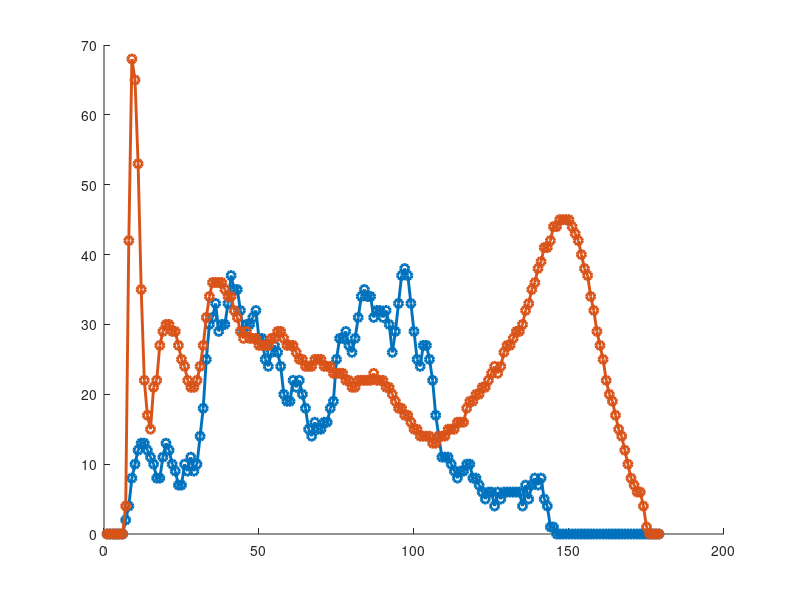

Recreate this plot in MATLAB. (Note: this script raises an error after producing the figure.)
%% This is fig 2
% We pulled these values using a digitizer from the paper. We then are
% roundig the values and aligning the start time.
HancEst = [ 4, 42.04811587	68.11363647	64.85199193	53.28958153	35.20582929	21.53714466	17.23602838	15.48522603	21.14114114	21.67989577	27.17547761	29.44210485	29.96756698	29.77066905	29.29566638	29.08429785	26.91153177	24.75374596	23.86256163	22.37410606	21.24524131	21.1760635	21.59880057	24.08675797	27.25377808	31.06007332	33.5784549	35.63866886	36.27627628	36.27627628	35.78227712	34.74657131	34.1437124	33.61529107	32.1672988	30.66290886	29.15938619	28.41319376	28.5118324	28.45729382	27.97330468	27.64450918	26.84784277	26.51655522	26.78278673	27.39927827	27.86786787	28.02510906	28.61694096	28.69313454	28.06515795	27.02945213	26.72054761	26.50917907	25.82621897	25.10452337	24.53545424	24.09830302	23.78125022	23.7518271	24.58409072	25.41635433	24.98182274	23.87213793	23.54354354	23.54354354	23.42009167	23.27081868	23.02422206	22.75502675	22.38513181	22.34234234	20.70911364	21.1951109	21.63028141	22.06545191	22.21815336	21.87671188	21.80871592	22.5485058	22.32595964	22.03436666	21.63084493	21.19308804	20.69989479	19.68789111	18.99554931	18.4274127	17.98353878	17.41145021	16.72856726	15.79655397	14.84143937	14.6564919	14.47154444	14.41441441	14.41441441	13.92748484	13.45345345	13.45345345	13.61561856	13.86221518	14.45856755	15.19835742	15.37537538	15.41223377	15.68124827	15.98566535	16.42421717	18.11516548	18.64522213	19.06795919	19.53594243	20.02913568	20.59075865	21.19295287	22.16608361	23.39325333	23.64408001	23.34816407	24.37925403	25.64746523	26.56444039	27.22203139	27.87962239	28.61924821	29.40255512	30.18586203	31.59041222	33.45252764	34.86320882	35.84076797	37.64914313	39.14929313	40.51505903	41.18937973	41.95739186	44.17676149	44.49646112	44.79237706	45.08829301	44.89136044	44.5214655	44.15157056	43.39684471	42.20244656	39.6660241	38.45365036	37.3968077	34.4214318	31.55651473	29.1167772	26.81528357	24.96580896	22.28343216	20.10383233	18.87084922	17.26563086	15.35807532	13.50860065	11.87384732	10.26930462	8.345851034	6.853430337	6.008954459	5.553699158	4.234779779	1.386437981	0	0	0 0 ]';
HancEst = round(HancEst);
HancEst = [ 0,0,0,0,0,0,HancEst']';

% we run with no density first
% After the 50 runs this was pulled as the best value
% comes from pargamr(44,4:6) any iF

parm = [9.7493   16.9528    0.7998];
for iii = 1
    
   

g1 = parm(1);
g2 = parm(2);
if g1 < 1;
g1 = 1;
elseif g1 > 35
    g1 = 35;
end

if g2 < 0.5
   g2 = 0.5; 
end

% Shape is mean/scale ,   Scale = var/mean
thet = g2/g1; % Scale 
nu = g1/thet; % shape'



%ff2 =  1; % no density
t = 195;
% Here is the differenc in days for hatching
Lhatchdif = [4	5	2	5	2	3	2	2	3	2	2	3	2	2	3	2	2	3	2	2	3	2	2	3	2	2	3	2	2	3	2	2	3	2	2	3	2	2	3	2	2	3	2	2	3	2	2	3	2	2	3	2	2]';

% This is the number that hatched for a given cohort
Lhatch = [100, 592	609	405	427	343	332	186	784	1192	609	893	1198	887	429	1286	436	765	784	491	435	775	353	254	598	375	618	1134	465	913	1114	1003	572	1091	559	1140	1192	431	773	766	258	273	315	147	388	193	163	44	260	111	203	139	185	88	361]';


% 
%Lhatchday = [ 17	21	26	28	33	35	38	40	42	45	47	49	52	54	56	59	61	63	66	68	70	73	75	77	80	82	84	87	89	91	94	96	98	101	103	105	108	110	112	115	117	119	122	124	126	129	131	133	136	138	140	143	145	147]';


if parm(3) < 0.1
    parm(3)=0.1;
elseif parm(3) >0.99
    parm(3)=0.99;
end
sk2 = [1; parm(3).*ones(179,1)];





%pd = makedist('Exponential',mu); 
x = 0:60;

yy = gamcdf(x, nu, thet);

% Now since each cohort is born on a different day I just made a matrix
% starting the gamma distribution four days after birth in order that
% pupation does not begin until after day 5
yy2 = zeros(53, 191);
yy2(1, 1:61) = yy;
k1 = 1;
k2 = 61;
for j =2:54
    k = Lhatchdif(j-1);
yy2(j, (k1 +k):(k+ k2)) = yy;
k1 = k + k1;
k2 = k + k2;
end
yy2 = [zeros(54,3) yy2];

% Now I am setting up for the simulation

 n = 54;

 y = zeros(n, t-16);
 
 cohort = zeros(n,t-16);
 j = 17;

    
  for k = 2:n
      % this adds in a new cohort on the correct day
   cohort(k-1,j-16) = Lhatch(k);     
   
   

   for i = 1:Lhatchdif(k-1)
       if( j < t  )
  j = j+1;

  
  % This is the amount pupated per cohort
   y(1:n,j-17) = round(cohort(1:n,j-17).*yy2(1:n,j-17).*sk2(j-16)); 
   
   % This is the new amount
   cohort(:,j-16) = round(cohort(:,j-17).*sk2(j-16) - y(1:n,j-17));
       
       end
   end  
   
  end
  
  cohort(n,j-16) = Lhatch(n+1);
  
  while( j < t)
  % this is the same thing but after there is no new cohorts
  j = j+1;
  
     
     
    

 
  
   y(1:n,j-17) = round(cohort(1:n,j-17).*yy2(1:n,j-17).*sk2(j-16)); 
   
   cohort(:,j-16) = round(cohort(:,j-17).*sk2(j-16) - y(1:n,j-17));
   
  end
   y = sum(y);
y = y(1:end)';  
end

Gamonly = y;

% this was pulled directly from data
ydata = [0 0 0 0 0 0 4	30	72	55	61	21	16	13	38	21	16	12	36	46	27	35	28	15	36	30	25	15	16	17	7	21	15	34	44	52	69	35	23	36	31	11	21	28	17	41	23	41	27	37	28	9	19	22	36	24	50	48	13	10	18	35	23	34	31	9	17	22	31	23	25	48	14	13	22	18	28	26	25	19	12	20	29	22	35	25	16	7	25	12	25	24	35	18	18	24	9	7	19	24	10	12	12	23	8	7	18	8	5	18	27	25	26	14	19	8	8	6	8	8	14	22	19	33	30	30	32	35	23	8	23	19	26	43	37	38	23	38	48	25	35	38	33	27	57	48	68	65	49	41	41	39	43	20	27	29	38	31	41	38	38	54	35	42	26	9	7	2	7	3	1	1	0	1	0	0 0	0	0 ]';


hold on
plot(1:179, Gamonly,'o-', 'LineWidth', 2.1)

plot(1:179, HancEst,'o-', 'LineWidth', 2.1)

plot(1:179, ydata,'o-',  'MarkerSize', 5,  'MarkerFace','[0.9290    0.6940    0.1250]')

legend('No Density', 'Hancock', 'Data')
xlabel('Days')
ylabel('Pupation Total')
set(gca, 'FontSize', 25)


%% I have included all the runs in the data set so that none of it needs to be run as this takes a long time

load('FunctionRuns')
% here is for fig 3, using data run


m54 = zeros(19,1);
m64 = zeros(19,1);
m74 = zeros(19,1);
m84 = zeros(19,1);
m94 = zeros(19,1);
m34 = zeros(19,1);
m44 = zeros(19,1);



for i = 1:19
m54(i) = min(par5fms4((50*(i-1) + 1):50*i,3));

m64(i) = min(par6fms4((50*(i-1) + 1):50*i,3));

m74(i)= min(par7fms4((50*(i-1) + 1):50*i,3));

m84(i) = min(par8fms4((50*(i-1) + 1):50*i,3));

m94(i) = min(par9fms4((50*(i-1) + 1):50*i,3));

m44(i) = min(par4fms4((50*(i-1) + 1):50*i,3));

m34(i) = min(par3fms4((50*(i-1) + 1):50*i,3));


end

m5 = zeros(19,1);
m6 = zeros(19,1);
m7 = zeros(19,1);
m8 = zeros(19,1);
m9 = zeros(19,1);
m3 = zeros(19,1);
m4 = zeros(19,1);



for i = 1:19
m5(i) = min(par5fms2rd((50*(i-1) + 1):50*i,3));

m6(i)= min(par6fms2rd((50*(i-1) + 1):50*i,3));

m7(i) = min(par7fms2rd((50*(i-1) + 1):50*i,3));

m8(i) = min(par8fms2rd((50*(i-1) + 1):50*i,3));

m9(i) = min(par9fmsr((50*(i-1) + 1):50*i,3));

m4(i) = min(par4fms2rd((50*(i-1) + 1):50*i,3));

m3(i) = min(par3fms2rd((50*(i-1) + 1):50*i,3));

end


m5s = zeros(19,1);
m6s = zeros(19,1);
m7s = zeros(19,1);
m8s = zeros(19,1);
m9s = zeros(19,1);
m3s = zeros(19,1);
m4s = zeros(19,1);



for i = 1:19
m5s(i)= min(par5fmsSr1((50*(i-1) + 1):50*i,3));

m6s(i) = min(par6fmsSr1((50*(i-1) + 1):50*i,3));

m7s(i) = min(par7fmsSr1((50*(i-1) + 1):50*i,3));

m8s(i) = min(par8fmsSr1((50*(i-1) + 1):50*i,3));

m9s(i) = min(par9fmsSr1((50*(i-1) + 1):50*i,3));

m4s(i)= min(par4fmsSr1((50*(i-1) + 1):50*i,3));

m3s(i) = min(par3fmsSr1((50*(i-1) + 1):50*i,3));


end


m5s4 = zeros(19,1);
m6s4 = zeros(19,1);
m7s4 = zeros(19,1);
m8s4 = zeros(19,1);
m9s4 = zeros(19,1);
m3s4 = zeros(19,1);
m4s4 = zeros(19,1);

s54 = zeros(19,1);
s44 = zeros(19,1);

for i = 1:19
m5s4(i) = min(par5fmsS4r((50*(i-1) + 1):50*i,3));

m6s4(i) = min(par6fmsS4r((50*(i-1) + 1):50*i,3));

m7s4(i) = min(par7fmsS4r((50*(i-1) + 1):50*i,3));

m8s4(i) = min(par8fmsS4r((50*(i-1) + 1):50*i,3));

m9s4(i) = min(par9fmsS4r((50*(i-1) + 1):50*i,3));

m4s4(i) = min(par4fmsS4r((50*(i-1) + 1):50*i,3));

m3s4(i) = min(par3fmsS4r((50*(i-1) + 1):50*i,3));


end



%
%figure
c = char({'1a','1b','1c','2a','2b','2c','2d','1a','1b','1c','2a','2b','2c','2d', 'None', 'Hancock'});

day1 = [ m5(1), m4(1), m6(1), m3(1), m8(1), m7(1), m9(1), m54(1), m44(1), m64(1), m34(1), m84(1), m74(1), m94(1), 290.05, 132.5]; %6.6462, aich];
%figure
bar(day1([1:end]),0.25 ,'FaceColor',[0    0.4470    0.7410],'EdgeColor',[0 .9 .9]) %'FaceColor',[ 0    0.4470    0.7410],'EdgeColor',[0 .9 .9]
hold on
%
bp = [par5fmsr(1:50,3),par4fmsr(1:50,3), par6fmsr(1:50,3), par3fmsr(1:50,3), par8fmsr(1:50,3), par7fmsr(1:50,3),par9fmsr(1:50,3), par5fms4r(1:50,3), par4fms4r(1:50,3), par6fms4r(1:50,3), par3fms4r(1:50,3), par8fms4r(1:50,3), par7fms4r(1:50,3), par9fms4r(1:50,3), parfmsgr(:,3), 132.5.*ones(50,1) ];
bp = [bp; par5fms2rd(1:50,3),par4fms2rd(1:50,3), par6fms2rd(1:50,3), par3fms2rd(1:50,3), par8fms2rd(1:50,3), par7fms2rd(1:50,3),par9fms2rd(1:50,3), par5fms4rd(1:50,3), par4fms4rd(1:50,3), par6fms4rd(1:50,3), par3fms4rd(1:50,3), par8fms4rd(1:50,3), par7fms4rd(1:50,3), par9fms4rd(1:50,3), parfmsgr(:,3), 132.5.*ones(50,1) ];

%boxplot(bp(:, 1:end), 'Whisker',10000000000 )
%boxplot(bp(:, 1:end),'Colors', [0    0.4470    0.7410], 'Widths',0.25, 'Whisker',10000000000 )

%
ylabel('Root Mean Squared Error', 'FontSize', 20)
set(gca,'XTick',[1.06:16, 16 ],'XTickLabel', c)
%set(gca,'YTick',[0],'YTickLabel', '1')
axis([ 0.7, 16.5  130, 320])
set(gca,'FontSize', 20)


%figure
c = char({'1a','1b','1c','2a','2b','2c','2d','1a','1b','1c','2a','2b','2c','2d', 'None', 'Hancock'});

day1 = [ m5s(1), m4s(1), m6s(1), m3s(1), m8s(1), m7s(1), m9s(1), m5s4(1), m4s4(1), m6s4(1), m3s4(1), m8s4(1), m7s4(1), m9s4(1), 290.05, 132.5]; %6.6462, aich];
%figure
bar(1.3:16.3, day1([1:end]),0.25, 'FaceColor','y','EdgeColor',[0.9290    0.6940    0.1250]) %  'FaceAlpha',.5) %[ 0.9290    0.6940    0.1250]
hold on
%
bp = [par5fmsSr1(1:50,3),par4fmsSr1(1:50,3), par6fmsSr1(1:50,3), par3fmsSr1(1:50,3), par8fmsSr1(1:50,3), par7fmsSr1(1:50,3),par9fmsSr1(1:50,3), par5fmsS4r(1:50,3), par4fmsS4r(1:50,3), par6fmsS4r(1:50,3), par3fmsS4r(1:50,3), par8fmsS4r(1:50,3), par7fmsS4r(1:50,3), par9fmsS4r(1:50,3), parfmsgr(:,3), 132.5.*ones(50,1) ];
%bp = [bp; par5fms2rd(1:50,3),par4fms2rd(1:50,3), par6fms2rd(1:50,3), par3fms2rd(1:50,3), par8fms2rd(1:50,3), par7fms2rd(1:50,3),par9fms2rd(1:50,3), par5fms4rd(1:50,3), par4fms4rd(1:50,3), par6fms4rd(1:50,3), par3fms4rd(1:50,3), par8fms4rd(1:50,3), par7fms4rd(1:50,3), par9fms4rd(1:50,3), parfmsgr(:,3), 132.5.*ones(50,1) ];

%boxplot(bp(:, 1:end), 'Positions', 1.3:16.3,'Colors', [0.9290    0.6940    0.1250], 'Widths',0.25, 'Whisker',10000000000 )


%ylabel('(Mean Squared Error)^{1/2}', 'FontSize', 20)
set(gca,'XTick',[1.37:16 16.],'XTickLabel', c)
set(gca,'YTick',[0],'YTickLabel', '1')
%axis([ 0.6, 7.7, 130, 320])
set(gca,'FontSize', 20)


%
%%
d = [1, 2:2:36];
figure
plot(d, m54,'--^', 'MarkerSize', 10)
hold on
plot(d, m44, '--^', 'MarkerSize', 10)
hold on
plot(d, m64, '--^', 'MarkerSize', 10)
plot(d, m34, '--^', 'MarkerSize', 10)
plot(d, m84, '--^', 'MarkerSize', 10)
plot(d, m74,'--^', 'MarkerSize', 10)
plot(d, m94,'--^', 'MarkerSize', 10)

plot([1 ,36],  [290, 290], '--', 'LineWidth', 2)
plot([1 ,36],  [132.5 132.5], '--','LineWidth', 2)
%legend('1a','1b','1c','2a','2b','2c','2d', 'Location', 'NorthEast')

%legend('1a','1b','1c','2a','2b','2c','2d','None','Hancock', 'Location', 'SouthEast')
axis([1, 36, 130, 320])
ylabel('(Mean Squared Error)^{1/2}')
xlabel('Density History (Days)')
set(gca,'FontSize', 20)

%
%
d = [ 1, 2:2:36];
figure
plot(d, m5,'--^', 'MarkerSize', 10)
hold on
plot(d, m4, '--^', 'MarkerSize', 10)
hold on
plot(d, m6, '--^', 'MarkerSize', 10)
plot(d, m3, '--^', 'MarkerSize', 10)
plot(d, m8, '--^', 'MarkerSize', 10)
plot(d, m7,'--^', 'MarkerSize', 10)
plot(d, m9,'--^', 'MarkerSize', 10)

plot([1 ,36],  [290, 290], '--', 'LineWidth', 2)
plot([1 ,36],  [132.5, 132.5], '--','LineWidth', 2)
%legend('1a','1b','1c','2a','2b','2c','2d', 'Location', 'NorthEast')
%legend('1a','1b','1c','2a','2b','2c','2d','None','Hancock', 'Location', 'SouthEast')
axis([1, 36, 130, 320])
ylabel('(Mean Squared Error)^{1/2}')
xlabel('Density History (Days)')
set(gca,'FontSize', 20)

% survival var 2
%
figure
plot(d, m5s,'--^', 'MarkerSize', 10)
hold on
plot(d, m4s, '--^', 'MarkerSize', 10)
hold on
plot(d, m6s, '--^', 'MarkerSize', 10)
plot(d, m3s, '--^', 'MarkerSize', 10)
plot(d, m8s, '--^', 'MarkerSize', 10)
plot(d, m7s,'--^', 'MarkerSize', 10)
plot(d, m9s,'--^', 'MarkerSize', 10)

plot([1 ,36],  [290, 290], '--', 'LineWidth', 2)
plot([1 ,36],  [146, 146], '--','LineWidth', 2)
%legend('1a','1b','1c','2a','2b','2c','2d', 'Location', 'NorthEast')

legend('1a','1b','1c','2a','2b','2c','2d','None','Hancock', 'Location', 'NorthEast')
axis([1, 36, 145, 320])
ylabel('(Mean Squared Error)^{1/2}')
xlabel('Density History (Days)')
set(gca,'FontSize', 20)

% survival var 3
figure
plot(d, m5s4,'--^', 'MarkerSize', 10)
hold on
plot(d, m4s4, '--^', 'MarkerSize', 10)
hold on
plot(d, m6s4, '--^', 'MarkerSize', 10)
plot(d, m3s4, '--^', 'MarkerSize', 10, 'Color', [0.4940    0.1840    0.5560])
plot(d, m8s4, '--^', 'MarkerSize', 10, 'Color', [0.4660    0.6740    0.1880])
plot(d, m7s4,'--^', 'MarkerSize', 10,'Color', [0.3010    0.7450    0.9330])
plot(d, m9s4,'--^', 'MarkerSize', 10)

plot([1 ,36],  [290, 290], '--', 'LineWidth', 2)
plot([1 ,36],  [132, 132], '--','LineWidth', 2)

axis([1, 36, 132, 320])
ylabel('(Mean Squared Error)^{1/2}')
xlabel('Density History (Days)')
set(gca,'FontSize', 20)


%% this is for fig 7

%

aic8s = 172.*log10(d'.*(m8s.^2)./172)./d' + 10;
aic6s = 172.*log10(d'.*(m6s.^2)./172)./d' + 8;



aic8s4 = 172.*log10(d'.*(m8s4.^2)./172)./d' + 8;
aic6s4 = 172.*log10(d'.*(m6s4.^2)./172)./d' + 6;

aic84 = 172.*log10(d'.*(m84.^2)./172)./d' + 8 ;
aic64 = 172.*log10(d'.*(m64.^2)./172)./d' + 6;
aic8 = 172.*log10(d'.*(m8.^2)./172)./d' + 12 ;
aic6 = 172.*log10(d'.*(m6.^2)./172)./d' + 10;



for i = 1:19
    
  m2 = max([ aic84(i), aic64(i), aic8(i),aic6(i),  aic8s(i),aic6s(i),  aic8s4(i),aic6s4(i)]);
   
  aic84(i) = aic84(i)/m2;
   aic64(i)= aic64(i)/m2;
 
   aic8(i)= aic8(i)/m2;
   aic6(i)= aic6(i)/m2;
      aic8s4(i) = aic8s4(i)/m2;
   aic6s4(i)= aic6s4(i)/m2;
  
   aic8s(i)= aic8s(i)/m2;
   aic6s(i)= aic6s(i)/m2;
end


%plot(d, aic5,'--d', 'MarkerSize', 10, 'Color', [  0    0.4470    0.7410])
hold on
plot(d, aic6,'--d', 'MarkerSize', 10, 'Color', [0.9290    0.6940    0.1250])
hold on
%plot(d, aic3, '--d', 'MarkerSize', 10, 'Color', [ 0.4940    0.1840    0.5560])
plot(d, aic8, '--d', 'MarkerSize', 10, 'Color', [0.4660    0.6740    0.1880])

%plot(d, aic54,'--*', 'MarkerSize', 10, 'Color', [0    0.4470    0.7410])
hold on
plot(d, aic64,'--*', 'MarkerSize', 10, 'Color', [0.9290    0.6940    0.1250])
%plot(d, aic34, '--*', 'MarkerSize', 10, 'Color', [ 0.4940    0.1840    0.5560])
plot(d, aic84, '--*', 'MarkerSize', 10, 'Color', [0.4660    0.6740    0.1880])


%plot(d, aic5s,'--o', 'MarkerSize', 10, 'Color', [  0    0.4470    0.7410])
hold on
plot(d, aic6s,'--o', 'MarkerSize', 10, 'Color', [0.9290    0.6940    0.1250])
%plot(d, aic3s, '--o', 'MarkerSize', 10, 'Color', [ 0.4940    0.1840    0.5560])
plot(d, aic8s, '--o', 'MarkerSize', 10, 'Color', [0.4660    0.6740    0.1880])

%plot(d, aic5s4,'--p', 'MarkerSize', 10, 'Color', [0    0.4470    0.7410])
hold on
plot(d, aic6s4,'--p', 'MarkerSize', 10, 'Color', [0.9290    0.6940    0.1250])
%plot(d, aic3s4, '--p', 'MarkerSize', 10, 'Color', [ 0.4940    0.1840    0.5560])
plot(d, aic8s4, '--p', 'MarkerSize', 10, 'Color', [0.4660    0.6740    0.1880])
%plot([1 ,36],  [276, 276], '--')
%plot([1 ,36],  [146, 146], '--')
%legend('1c vII Development Time','2b vII Development Time','1c vIII Development Time','2b vIII Development Time', '1c vII Survival','2b vII Survival','1c vIII Survival','2b vIII Survival','Location', 'NorthEast')
axis([1, 36, 0.79, 1])
ylabel('Relative AIC')
xlabel('Density History (Days)')
set(gca,'FontSize', 20)